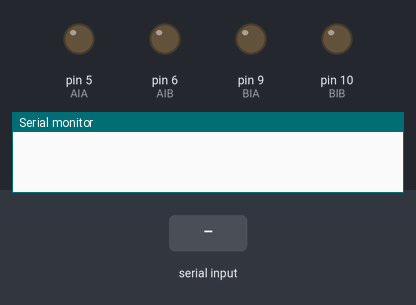
Bench run of a sketch on a simulated Arduino Uno, built with avr-gcc and run on an emulated ATmega328P. Parts: output pins drawn as LEDs (lit = HIGH), the last lines printed to the serial monitor. The test bench sets the inputs (shaded band).

Above: at 1.2 s.
1.3 s: "f" received over the second serial link
At 2.5 s:
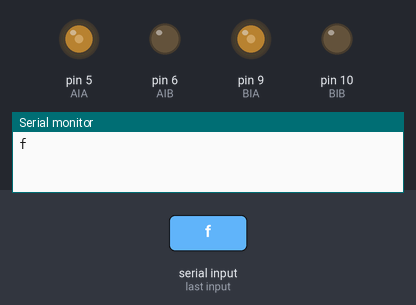
2.8 s: "b" received over the second serial link
At 3.8 s:
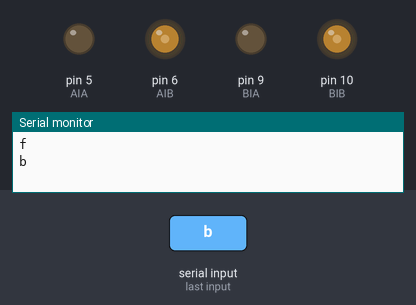
4.3 s: "l" received over the second serial link
At 5.0 s:
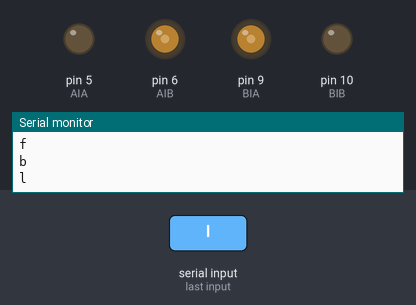
5.8 s: "r" received over the second serial link
At 7.0 s:
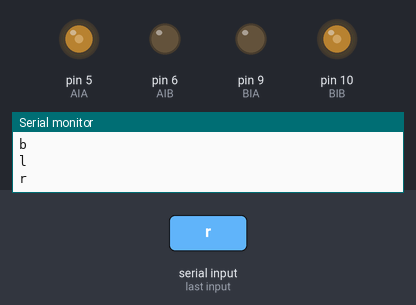
7.3 s: "s" received over the second serial link
At 8.4 s:
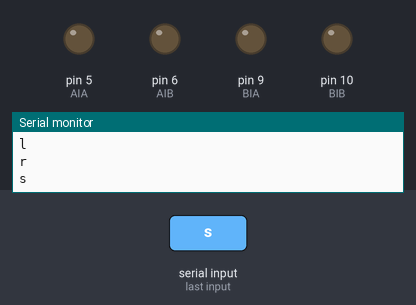
Timing chart, 0 to 9.8 s (numbered marks = the images above; inputs shaded):
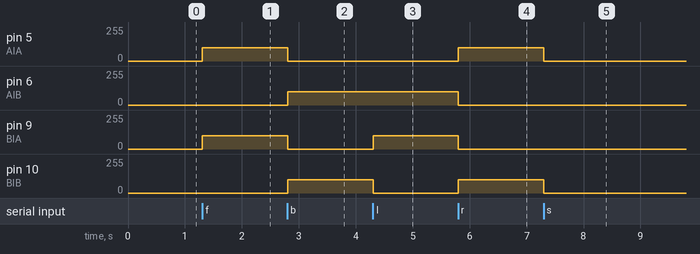

The sketch:

chapter-3.4.2.ino
```cpp
#include <SoftwareSerial.h>
SoftwareSerial btSerial(2,3);

const int AIA = 5;
const int AIB = 6;
const int BIA = 9;
const int BIB = 10;
byte speed = 100;

void setup() {
  Serial.begin(9600);
  btSerial.begin(9600);
}

void loop() {
   if(btSerial.available()) {
      char c = btSerial.read();
      Serial.println(c);
      switch(c) {
        case 'f':
          analogWrite(AIA, speed);  analogWrite(AIB, 0);
          analogWrite(BIA, speed);  analogWrite(BIB, 0);
          break;
        case 'b':
          analogWrite(AIA, 0);  analogWrite(AIB, speed);
          analogWrite(BIA, 0);  analogWrite(BIB, speed);
          break;
        case 'l':
          analogWrite(AIA, 0);  analogWrite(AIB, speed);
          analogWrite(BIA, speed);  analogWrite(BIB, 0);
          break;
        case 'r':
          analogWrite(AIA, speed);  analogWrite(AIB, 0);
          analogWrite(BIA, 0);  analogWrite(BIB, speed);
          break;
        case 's':
          analogWrite(AIA, 0);  analogWrite(AIB, 0);
          analogWrite(BIA, 0);  analogWrite(BIB, 0);
          break;
      }
   }
  delay(10);
}
```

Measured:
- after the input at 1.3 s, pin 5 (AIA), pin 9 (BIA): 0/255 → 100/255 at once
- after the input at 2.8 s, pin 5 (AIA), pin 9 (BIA): 100/255 → 0/255 at once; pin 6 (AIB), pin 10 (BIB): 0/255 → 100/255 at once
- after the input at 4.3 s, pin 9 (BIA): 0/255 → 100/255 at once; pin 10 (BIB): 100/255 → 0/255 at once
- after the input at 5.8 s, pin 5 (AIA), pin 10 (BIB): 0/255 → 100/255 at once; pin 6 (AIB), pin 9 (BIA): 100/255 → 0/255 at once
- after the input at 7.3 s, pin 5 (AIA), pin 10 (BIB): 100/255 → 0/255 at once
